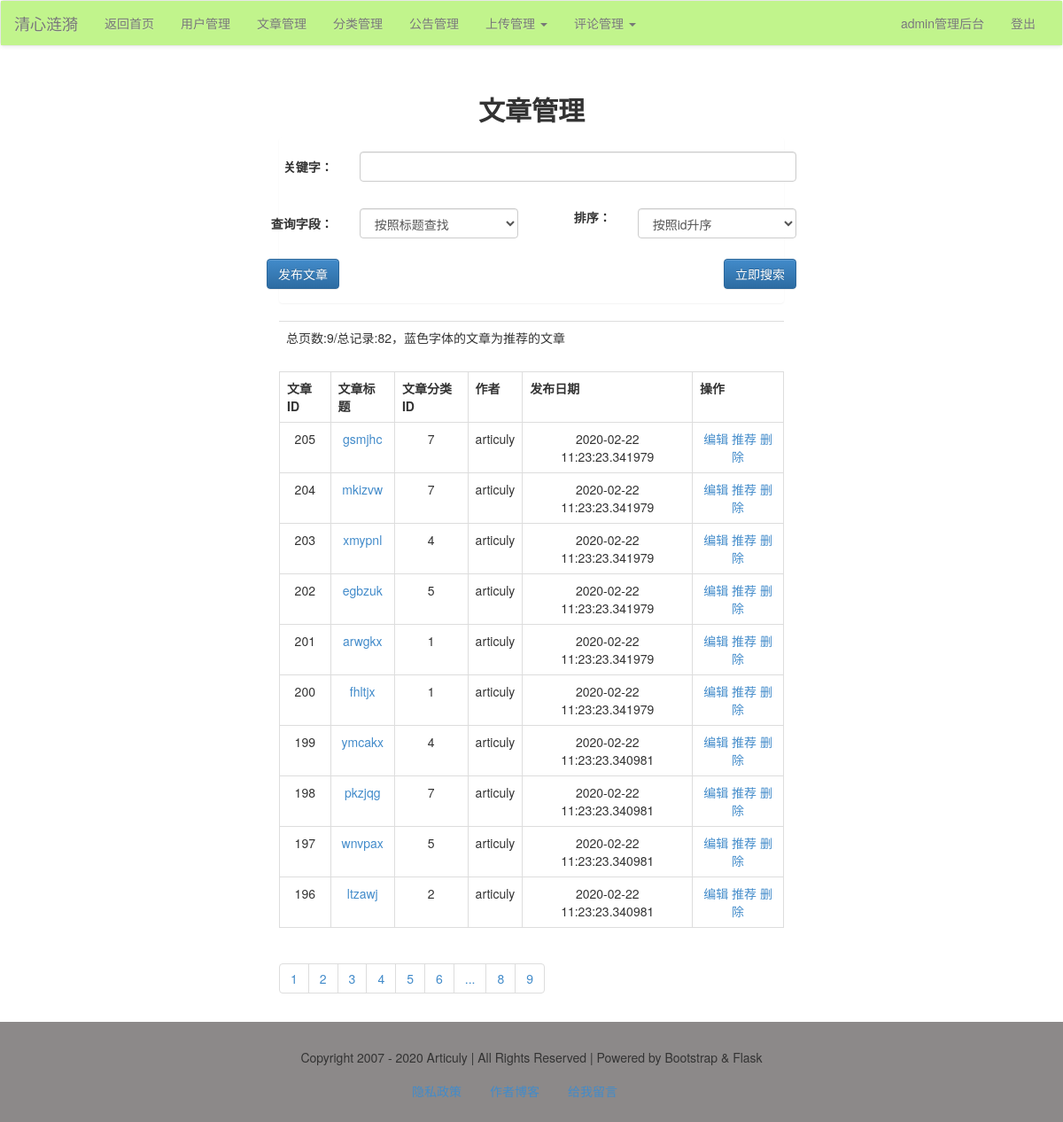
Screenshot of /admin/article/list/?page=2&q=&field=&order= (signed in) with the database file from the repository.
### models.py (models this page shows)
class Article(db.Model):
    id = db.Column(db.Integer, primary_key=True)
    title = db.Column(db.String)
    thumb = db.Column(db.String)
    intro = db.Column(db.String)
    author = db.Column(db.String)
    content = db.Column(db.Text)
    is_recommend = db.Column(db.Integer)
    pubdate = db.Column(db.DateTime, default=datetime.now)
    cate_id = db.Column(db.Integer, db.ForeignKey('category.cate_id'))
    comment = db.relationship('Comment')

### admin/articles.py (the view, shortened to what this page needs)
@admin_app.route("/article/list/", methods=['get', 'post'])
def article_list():
    form = ArticleSearchForm()
    q = request.args.get('q')
    page = request.args.get('page', 1)
    if q is not None:
        form_field = request.args.get('field')
        form_order = request.args.get('order')
        print(q, page, form_field, form_order)
        if form_field == 'title':
            condition = Article.title.like('%%%s%%' % q)
        else:
            condition = Article.content.like('%%%s%%' % q)
        if form_order == '1':
            order = Article.id.asc()
        else:
            order = Article.id.desc()
        res = Article.query.filter(condition).order_by(order).paginate(int(page), 10)
        articles = res.items
        pageList = res.iter_pages()
        total = res.total
        pages = res.pages
        return render_template('admin/article/article_list.html', articles=articles, pageList=pageList, total=total,
                               pages=pages, form=form, q=q, field=form_field, order=form_order)

### forms/article_form.py
class ArticleSearchForm(FlaskForm):
    q = StringField('关键字：',
                    validators=[DataRequired()],
                    render_kw={'class': 'form-control'})
    field = SelectField('查询字段：',
                        choices=[('title', '按照标题查找'), ('content', '按照内容查找')],
                        render_kw={'class': 'form-control'})
    order = SelectField('排序：', choices=[('1', '按照id升序'), ('2', '按照id降序')],
                        render_kw={'class': 'form-control'})

### admin/admin_app.py (called while the page is built)
@admin_app.before_request
@login_required
def is_admin():
    print(session['user'])
    if session['user'] != 'admin':
        print('user is someone else.')
        return redirect(url_for('login'))

### app.py (called while the page is built)
@app.context_processor
def account():
    username = session.get('user')
    return {'username': username}

@app.context_processor
def getCateList():
    cates = Category.query.all()
    return {'cates': cates}

### libs.py (called while the page is built)
def login_required(func):
    @wraps(func)
    def decorator_nest(*args, **kwargs):
        if not 'user' in session:
            return redirect(url_for('login'))
        else:
            print(func)
            return func(*args, **kwargs)
    return decorator_nest

### templates/admin/article/article_list.html (shortened to what this page needs)
{% extends "admin/admin_base.html" %}
{% block content %}
    <div class="container-fluid">
        <div class="row">
            <div class="main col-lg-6 col-lg-offset-3 col-md-8 col-md-offset-2 col-sm-10 col-sm-offset-1 col-xs-12">
                <h2 class="text-center"><b>文章管理</b></h2>
                <div class="panel">
                    <form action="" method="get" class="form-horizontal">
                        <div class="row">
                            <div class="form-group">
                                <div class="col-xs-2 text-right">
                                    {{ form.q.label(class="control-label") }}
                                </div>
                                <div class="col-xs-10">
                                    {{ form.q }}
                                </div>
                            </div>
                        </div>
                        <div class="row">
                            <div class="form-group">
                                <div class="col-xs-2 text-right">
                                    {{ form.field.label(class="control-label") }}
                                </div>
                                <div class="col-xs-4">
                                    {{ form.field }}
                                </div>
                                <div class="col-xs-2 text-right">
                                    {{ form.order.label(class="control-labe") }}
                                </div>
                                <div class="col-xs-4">
                                    {{ form.order }}
                                </div>
                            </div>
                        </div>
                        <div class="form-group ">
                            <a href="{{ url_for("admin_app.article_post") }}"><input type="button" name="post"
                                                                                     class="btn btn-primary"
                                                                                     value="发布文章"></a>
                            <input type="submit" name="search" class="btn btn-primary pull-right" value="立即搜索">
                        </div>
                    </form>
                </div>
                <table class="table">
                    <tr>
                        <td>总页数:{{ pages }}/总记录:{{ total }}，蓝色字体的文章为推荐的文章</td>
                    </tr>
                </table>
                <table class="table table-bordered">
                    <tr>
                        <th>文章ID</th>
                        <th>文章标题</th>
                        <th>文章分类ID</th>
                        <th>作者</th>
                        <th>发布日期</th>
                        <th>操作</th>
                    </tr>
                    {% for article in articles %}
                        <tr id="article_{{ article.id }}" class="text-center">
                            <td>{{ article.id }}</td>
                            <td>
                                <a href="{{ url_for("article_app.view", article_id=article.id) }}">{{ article.title }}</a>
                            </td>
                            <td>{{ article.cate_id }}</td>
                            <td>{{ article.author }}</td>
                            <td>{{ article.pubdate }}</td>
                            <td>
                                <a href="{{ url_for("admin_app.article_edit", article_id=article.id) }}"
                                   target="_blank">编辑</a>
                                <a href="javascript:recommendArticle({{ article.id }})">推荐</a>
                                <a href="javascript:delArticle({{ article.id }})">删除</a>
                            </td>
                        </tr>
                    {% endfor %}
                </table>
                <ul class="pagination">
                    {% for page in pageList %}
                        {% if page!=None %}
                            {% if q==None %}
                                <li><a href="?page={{ page }}">{{ page }}</a></li>
                            {% else %}
                                <li>
                                    <a href="?page={{ page }}&q={{ q }}&field={{ field }}&order={{ order }}">{{ page }}</a>
                                </li>
                            {% endif %}
                        {% else %}
                            <li><a href="#">...</a></li>
                        {% endif %}
                    {% endfor %}
                </ul>
            </div>
        </div>
    </div>
{% endblock %}

### rows the page displays
Article: id "205", title "gsmjhc", cate_id "7", author "articuly", pubdate "2020-02-22 11:23:23.341979"
Article: id "204", title "mkizvw", cate_id "7", author "articuly", pubdate "2020-02-22 11:23:23.341979"
Article: id "203", title "xmypnl", cate_id "4", author "articuly", pubdate "2020-02-22 11:23:23.341979"
Article: id "202", title "egbzuk", cate_id "5", author "articuly", pubdate "2020-02-22 11:23:23.341979"
Article: id "201", title "arwgkx", cate_id "1", author "articuly", pubdate "2020-02-22 11:23:23.341979"
Article: id "200", title "fhltjx", cate_id "1", author "articuly", pubdate "2020-02-22 11:23:23.341979"
Article: id "199", title "ymcakx", cate_id "4", author "articuly", pubdate "2020-02-22 11:23:23.340981"
Article: id "198", title "pkzjqg", cate_id "7", author "articuly", pubdate "2020-02-22 11:23:23.340981"
Article: id "197", title "wnvpax", cate_id "5", author "articuly", pubdate "2020-02-22 11:23:23.340981"
Article: id "196", title "ltzawj", cate_id "2", author "articuly", pubdate "2020-02-22 11:23:23.340981"

### other values shown
{{ username }} "admin"
{{ pages }} "9"
{{ total }} "82"
{{ page }} "1" "2" "3" "4" "5" "6" "8" "9"
